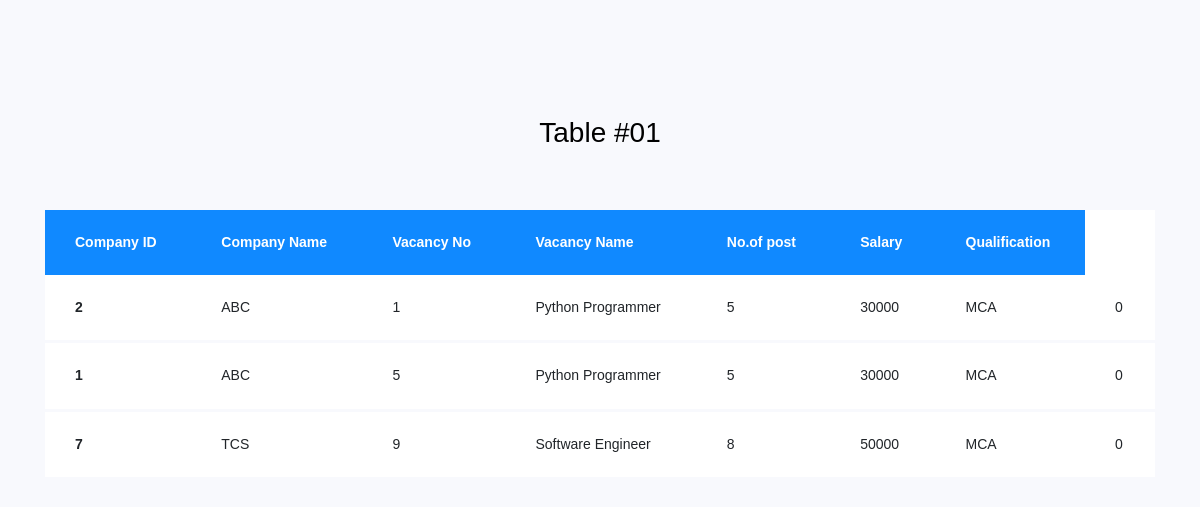
Page /vy/ on the committed database.
### myapp/models.py (models this page shows)
class AddVnc(models.Model):
    vno=models.IntegerField(max_length=20)
    vname=models.CharField(max_length=30)
    salary=models.IntegerField(max_length=10)
    nop=models.CharField(max_length=29)
    qual=models.CharField(max_length=30)
    compid=models.CharField(max_length=20)
    company=models.CharField(max_length=50)
    filled=models.IntegerField(default=0)

### myapp/views.py (the view)
# urls.py: path('vy/',views.viewvacancy),
def viewvacancy(request):
    arec= AddVnc.objects.all()
    return render(request, "viewvacancy.html", {"arec":arec})

### myapp/templates/viewvacancy.html (shortened to what this page needs)
{% load static %}
<!doctype html>
<html lang="en">
  <head>
	<link rel="stylesheet" href="{% static 'viewvacancy/https://stackpath.bootstrapcdn.com/font-awesome/4.7.0/css/font-awesome.min.css' %}">
	<link rel="stylesheet" href="{% static 'viewvacancy/css/style.css' %}">
	</head>
	<body>
	<section class="ftco-section">
		<div class="container">
			<div class="row justify-content-center">
				<div class="col-md-6 text-center mb-5">
					<h2 class="heading-section">Table #01</h2>
				</div>
			</div>
			<div class="row">
				<div class="col-md-12">
					<div class="table-wrap">
						<table class="table">
						  <thead class="thead-primary">
						    <tr>
						      <th>Company ID</th>
							  <th>Company Name</th>
						      <th>Vacancy No</th>
							  <th>Vacancy Name</th>
							  <th>No.of post</th>
							  <th>Salary</th>
						      <th>Qualification</th>
						    </tr>
						  </thead>
						  <tbody>
						  {% for j in arec %}
						    <tr>
						      <th scope="row">{{j.compid}}</th>
							  <td>{{j.company}}</td>
						      <td>{{j.vno}}</td>
							  <td>{{j.vname}}</td>
							  <td>{{j.nop}}</td>
								<td>{{j.salary}}</td>
                             <td>{{j.qual}}</td>
							  <td>{{j.filled}}</td>
							</tr>
						  {% endfor %}
						  </tbody>
						</table>
					</div>
				</div>
			</div>
		</div>
	</section>
	</body>
</html>

### rows in the picture
AddVnc: compid "2", company "ABC", vno "1", vname "Python Programmer", nop "5", salary "30000", qual "MCA", filled "0"
AddVnc: compid "1", company "ABC", vno "5", vname "Python Programmer", nop "5", salary "30000", qual "MCA", filled "0"
AddVnc: compid "7", company "TCS", vno "9", vname "Software Engineer", nop "8", salary "50000", qual "MCA", filled "0"
